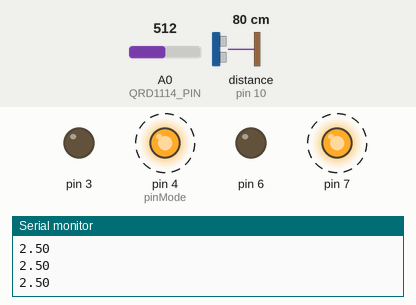
A sketch run on a simulated Arduino Uno, built with avr-gcc and run on an emulated ATmega328P. On the bench: output pins drawn as LEDs (lit = HIGH), the last lines printed to the serial monitor. Dashed ring = blinking. Inputs (shaded band) come from the test bench; at power-on: A0 (QRD1114_PIN) = 512, distance to the obstacle (sensor on pin 10) 80 cm. The echo pulse lasts 58.3 µs per cm.

Above: at 6.27 s.
6.3 s: A0 (QRD1114_PIN) set to 602
9.3 s: A0 (QRD1114_PIN) set to 621
At 9.9 s:
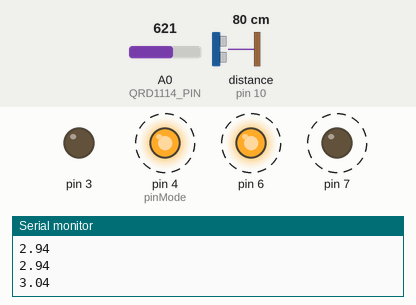
12.3 s: distance to the obstacle (sensor on pin 10) set to 2 cm
At 13.35 s:
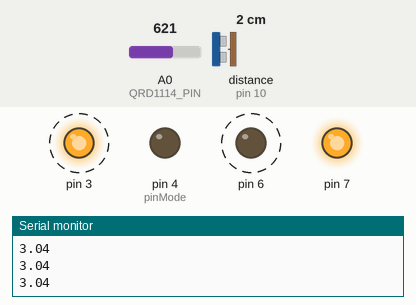
15.3 s: distance to the obstacle (sensor on pin 10) set to 60 cm
At 16.71 s:
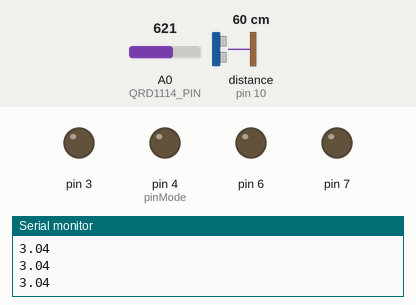
18.3 s: distance to the obstacle (sensor on pin 10) set to 4 cm
At 19.57 s:
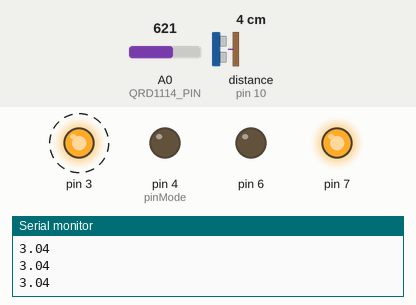
Timing chart, 0 to 22.3 s (numbered marks = the images above; inputs shaded):
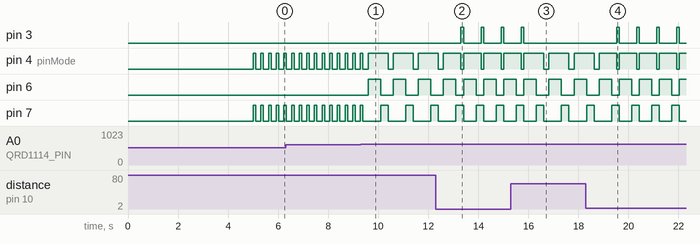

The sketch:

TheNotoriousSumobot.ino
```cpp
#include <NewPing.h>
#define MAX_DISTANCE 200 // Maximum distance to ping for (cm)
#define SONAR_NUM 1 // Number of sensors

NewPing sonar[SONAR_NUM] = { // sensor object array
  NewPing(9, 10, MAX_DISTANCE) // Trigger pin, Echo pin, max distance to ping
};

//line sensor uses pin A0
const int QRD1114_PIN = A0;

//Define motor functions
void forward();
void backward();
void turn();
void motoroff();
////////////////////////////////////////////
void setup() {
  //motor setup
  pinMode(4, OUTPUT); //pinMode() configures pin to behave as output
  pinMode(3, OUTPUT);
  pinMode(7, OUTPUT);
  pinMode(6, OUTPUT);

  //line sensor setup
  Serial.begin(9600); //Sets data rate for serial data transmission
  pinMode(QRD1114_PIN, INPUT); //pinMode() configures pin to behave as input

  //wait 5 seconds to start
  delay(5000);
}

void loop() {
  //line sensor
  int proximityADC = analogRead(QRD1114_PIN); // Take voltage of noise
  float proximityV = (float)proximityADC * 5.0 / 1023.0; //determines proximity voltage
  Serial.println(proximityV); //for troubleshooting

  //ultrasonic sensor
  int u1 = sonar[0].ping_cm(); //gets distance

  //stop at black line
  if (proximityV > 3){
    backward();
    delay(500);
    turn();
    delay(200);
  }

  //motor
  if(u1<50){
    forward();
  } else if (u1 > 50){
    turn();
    delay(100);
    motoroff();
    delay(100);
  }


  delay(100);
}

/////////////////////////////////////////////
void forward(){
  digitalWrite(4, LOW);
  digitalWrite(3, HIGH);

  digitalWrite(6, LOW);
  digitalWrite(7, HIGH);
}
void backward(){
  digitalWrite(4, HIGH);
  digitalWrite(3, LOW);

  digitalWrite(6, HIGH);
  digitalWrite(7, LOW);
}
void turn(){
  digitalWrite(4, HIGH);
  digitalWrite(3, LOW);

  digitalWrite(6, LOW);
  digitalWrite(7, HIGH);
}
void motoroff(){
  digitalWrite(4, LOW);
  digitalWrite(3, LOW);

  digitalWrite(6, LOW);
  digitalWrite(7, LOW);
}
```

Measured:
- the behaviour switches between 613 and 614 on A0 (QRD1114_PIN) (found by bisection; images 0 and 1)
- after the input at 9.3 s, pin 4 (pinMode): alternates HIGH for 0.80 s and LOW for 0.21 s, starting after 1.1 s; pin 6: alternates HIGH for 0.50 s and LOW for 0.51 s, starting after 0.29 s; pin 7: alternates HIGH for 0.30 s and LOW for 0.71 s, starting after 0.79 s
- after the input at 12.3 s, pin 3: alternates HIGH for 0.10 s and LOW for 0.70 s, starting after 1.0 s
- after the input at 15.3 s, pin 3: goes on until 15.8 s, then stays LOW
- after the input at 18.3 s, pin 3: alternates HIGH for 0.10 s and LOW for 0.70 s, starting after 1.2 s
- by itself, pin 4 (pinMode), pin 7: alternates HIGH for 0.10 s and LOW for 0.21 s
